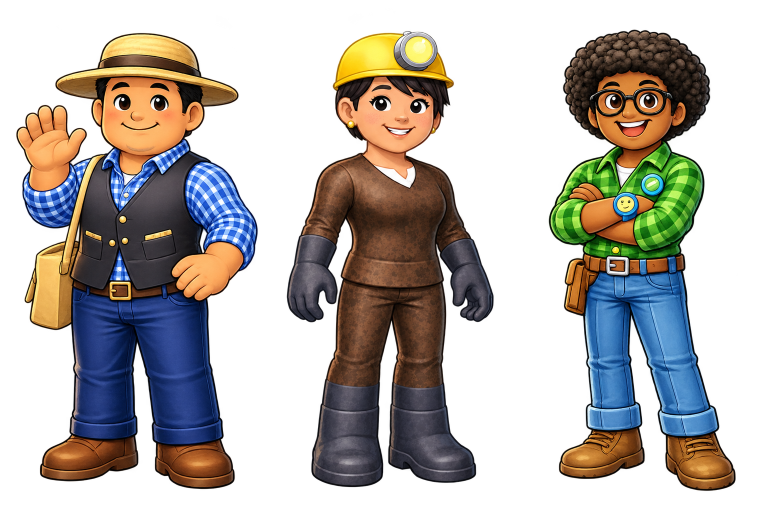
#> input picture app/assets/personagens.png, 1536 x 1024 px (shown at 1/2 size)
$ python browser.py
#> lines starting #> are read from the running program, lines starting #| are printed output that depends on the picture
"""Functional tests against the actual packaged SCO in Chromium, without a real LMS."""
import functools
import http.server
import json
from pathlib import Path
import threading
from playwright.sync_api import sync_playwright

ROOT = Path(__file__).resolve().parents[1]
RESULTS = ROOT / 'test-results'
RESULTS.mkdir(exist_ok=True)
HARNESS = '''<!doctype html><html lang="pt-BR"><title>SCORM test harness</title><script>
const data=JSON.parse(sessionStorage.getItem('lms-data')||'{}');window.data=data;window.calls=[];window.fail='';let error='0';
const persist=()=>sessionStorage.setItem('lms-data',JSON.stringify(data));
window.API={
 LMSInitialize(){calls.push(['initialize']);error='0';return 'true'},
 LMSGetLastError(){return error},
 LMSGetValue(k){error='0';if(k==='cmi.core.entry')return data['cmi.suspend_data']?'resume':'ab-initio';return data[k]||''},
 LMSSetValue(k,v){calls.push([k,v]);error=fail===k?'101':'0';if(error!=='0')return 'false';data[k]=v;return 'true'},
 LMSCommit(){calls.push(['commit']);error=fail==='commit'?'101':'0';if(error!=='0')return 'false';persist();return 'true'},
 LMSFinish(){calls.push(['finish']);error='0';persist();return 'true'}
};</script><iframe title="Atividade" src="/index.html" allow="fullscreen" allowfullscreen style="width:100%;height:95vh;border:0"></iframe></html>'''

class Handler(http.server.SimpleHTTPRequestHandler):
    def do_GET(self):
        if self.path in ['/lms.html','/lms-no-fullscreen.html']:
            body=HARNESS.encode(); self.send_response(200);
            if self.path=='/lms-no-fullscreen.html':self.send_header('Permissions-Policy','fullscreen=()')
            self.send_header('Content-Type','text/html;charset=utf-8');self.send_header('Content-Length',str(len(body)));self.end_headers();self.wfile.write(body)
        else:
            super().do_GET()
    def log_message(self, *args):
        pass

def choose(page, merchant):
    page.get_by_role('button', name='Escolher empresário').click()
    assert page.locator('.merchant-card').count()==3
    page.locator(f'[data-merchant="{merchant}"]').click()

def fill(page, merchant):
    if merchant=='bene':
        for key,value in [('cnae','1622699'),('ctn','141301'),('nbs','101075000'),('issWithheld','nao')]:page.locator('#'+key).select_option(value)
    else:
        products={'ze':['concreto','tabua'],'tina':['concreto']}[merchant]
        for i,product in enumerate(products):page.locator(f'#product-{i}').select_option(product)
    page.locator('#reviewed').check()

def assert_no_reform_questions(page):
    assert page.locator('#cst,#classTrib').count()==0
    assert page.get_by_role('heading',name='Classificação de IBS e CBS').count()==0

def run():
    from PIL import Image
    # Check genuine transparency and margins around every complete cutout, without editing the image.
    image=Image.open(ROOT/'app/assets/personagens.png');assert image.mode=='RGBA' and image.size==(1536,1024)
#> in run, image is the input picture: PIL image 1536x1024 RGBA; mean R, G, B, A 78.3, 69.6, 57.7, 115.7
    assert image.getpixel((0,0))[3]==0
    alpha=image.getchannel('A');pixels=alpha.load()
#> after `alpha = image.getchannel('A')`:
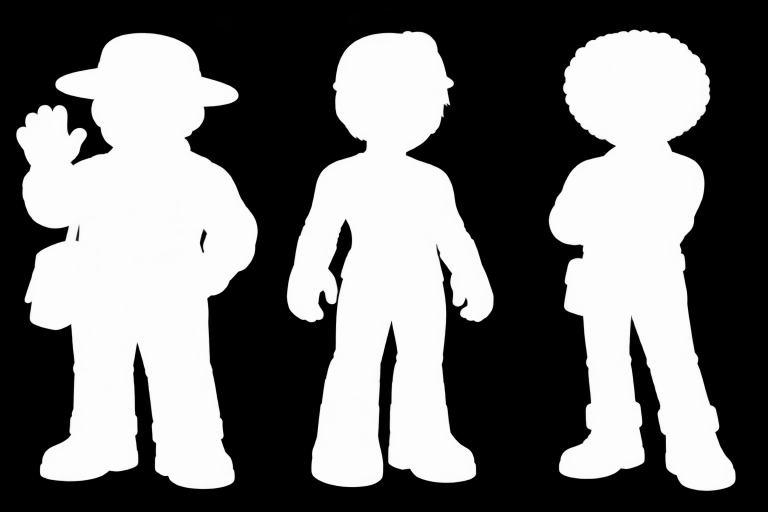
#> alpha: PIL image 1536x1024 L (shown at 1/2 size); min 0, max 254, mean 115.7
    for left,right in [(0,540),(540,1052),(1052,1536)]:
        points=[(x,y) for y in range(image.height) for x in range(left,right) if pixels[x,y]>16]
        assert min(x for x,y in points)>left+4 and max(x for x,y in points)<right-4
        assert min(y for x,y in points)>10 and max(y for x,y in points)<image.height-10
    class WithDemo(Handler):
        def do_GET(self):
            if self.path=='/demo.html':
                body=(ROOT/'dist/vila-do-ed-demonstracao.html').read_bytes();self.send_response(200);self.send_header('Content-Type','text/html;charset=utf-8');self.send_header('Content-Length',str(len(body)));self.end_headers();self.wfile.write(body)
            else:super().do_GET()
#> (the run stopped early here; a loop or call above may not have finished)
